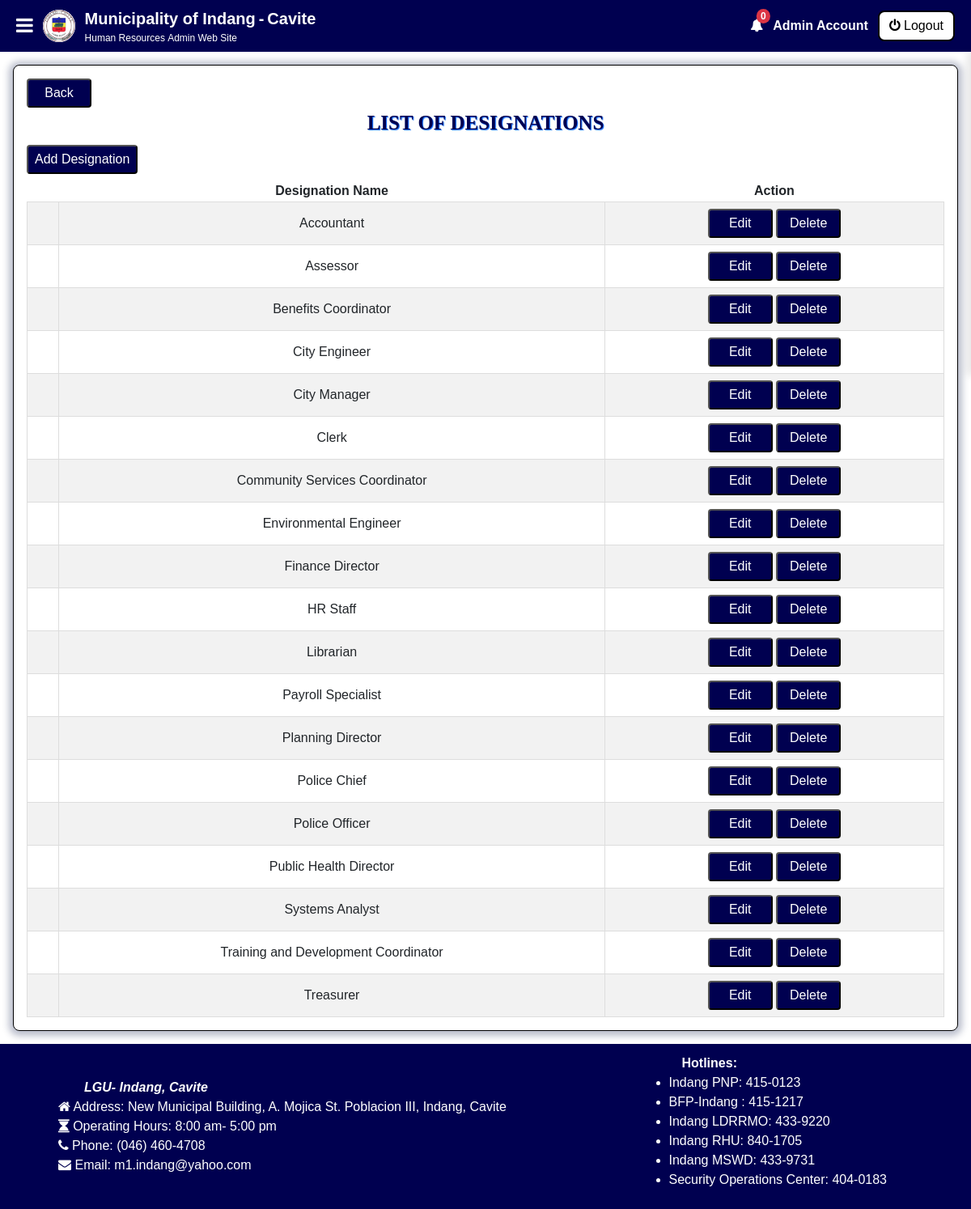
Screenshot of /admin/data-management/designation/index.php (signed in) with the database file from the repository.
### tables this page shows
CREATE TABLE `tbl_useraccounts` (
  `account_id` int(11) NOT NULL,
  `employee_id` varchar(255) NOT NULL,
  `role` varchar(255) NOT NULL,
  `email` varchar(255) NOT NULL,
  `password` varchar(255) NOT NULL,
  `photoURL` varchar(255) NOT NULL,
  `firstName` varchar(255) NOT NULL,
  `middleName` varchar(255) NOT NULL,
  `lastName` varchar(255) NOT NULL,
  `suffix` varchar(255) NOT NULL,
  `birthdate` date NOT NULL,
  `sex` varchar(255) NOT NULL,
  `civilStatus` varchar(255) NOT NULL,
  `department` varchar(255) NOT NULL,
  `jobPosition` varchar(255) NOT NULL,
  `status` varchar(50) NOT NULL,
  `dateStarted` date NOT NULL,
  `dateCreated` timestamp NOT NULL DEFAULT current_timestamp(),
  `reasonForStatus` varchar(255) NOT NULL,
  `archive` varchar(50) NOT NULL
);

CREATE TABLE `tbl_designations` (
  `designation_id` int(255) NOT NULL,
  `designationName` varchar(150) NOT NULL,
  `designationDescription` varchar(255) NOT NULL,
  `dateLastModified` timestamp NOT NULL DEFAULT current_timestamp() ON UPDATE current_timestamp(),
  `dateCreated` date NOT NULL,
  `archive` varchar(50) NOT NULL
);

### constants/routes.php (called while the page is built, shortened)
<?php
$webhostpage = '/www.indang-municipal-hr.com.ph';
$action_delete_designation = $webhostpage . '/actions/deleteDesignation.php';
$assets_logo_png = $webhostpage . '/assets/images/indang-logo.png';
$assets_bootstrap_vcss = $webhostpage . '/assets/bootstrap-5.0.2-dist/css/bootstrap.min.css';
$assets_bootstrap_css = $webhostpage . '/assets/bootstrap/dist/css/bootstrap.min.css';
$assets_fontawesome = $webhostpage . '/assets/font-awesome/css/font-awesome.min.css';
$assets_css_styles = $webhostpage . '/assets/css/style.css';
$assets_datatable_css = $webhostpage . '/assets/datatables/datatables.min.css';
$assets_datatable_bootstrap = $webhostpage . '/assets/datatables/DataTables-1.13.7/css/dataTables.bootstrap.css';
$assets_datatable_css_select = $webhostpage . '/assets/datatables/jquery-datatables-checkboxes-1.2.12/css/dataTables.checkboxes.css';
$assets_toastify_css = $webhostpage . '/assets/toastify/toastify.css';
$location_admin_datamanagement = $webhostpage . '/admin/data-management';
?>

### constants/globalVariable.php (called while the page is built, shortened)
<?php
function getAllDesignationsWithInfo()
{
    global $database;
    $designations = [];
    $fetchAllDesignationsQuery = "  SELECT
                                        d.*,
                                        (SELECT COUNT(*)
                                            FROM tbl_useraccounts ua
                                            WHERE ua.jobPosition = d.designation_id
                                            AND UPPER(ua.archive) != 'DELETED') AS designationCount
                                    FROM
                                        tbl_designations d
                                    WHERE
                                        UPPER(d.archive) != 'DELETED'
                                    ORDER BY
                                        d.designationName;";
    $fetchAllDesignationsResult = $database->query($fetchAllDesignationsQuery);
    if ($fetchAllDesignationsResult->num_rows > 0) {
        while ($designationData = $fetchAllDesignationsResult->fetch_assoc()) {
            $designations[] = $designationData;
        }
    }
    return $designations;
}
?>

### admin/data-management/designation/index.php (the view, shortened to what this page needs)
<?php
include ("../../../constants/routes.php");
$designations = getAllDesignationsWithInfo();
?>
<!DOCTYPE html>
<html lang="en">
<head>
    <link rel="stylesheet" href="<?php echo $assets_bootstrap_vcss; ?>">
    <link rel="stylesheet" href="<?php echo $assets_bootstrap_css; ?>">
    <link rel='stylesheet' href="<?php echo $assets_fontawesome; ?>">
    <link rel="stylesheet" href="<?php echo $assets_toastify_css; ?>">
    <link rel="stylesheet" href="<?php echo $assets_datatable_css; ?>">
    <link rel="stylesheet" href="<?php echo $assets_datatable_css_select; ?>">
    <link rel="stylesheet" href="<?php echo $assets_datatable_bootstrap; ?>">
    <link rel="stylesheet" href="<?php echo $assets_css_styles; ?>">
</head>
<body class="webpage-background-cover-admin">
    <div>
        <?php include ($components_file_topnav) ?>
    </div>
    <div class="page-container">
        <div class="page-content">
            <div class="box-container">
                <div>
                    <a href="<?php echo $location_admin_datamanagement; ?>"><button
                            class="custom-regular-button">Back</button></a>
                    <div class="title-text">List of Designations</div>
                </div>
                <form method="POST" action="<?php echo $action_delete_designation; ?>">
                    <div class="button-container mb-2">
                        <button type="button" class="custom-regular-button" data-toggle="modal"
                            data-target="#addDesignation">
                            Add Designation
                        </button>
                    </div>
                    <table id="designations" class="text-center hover table-striped cell-border order-column"
                        style="width:100%">
                        <thead>
                            <tr>
                                <th></th>
                                <th>Designation Name</th>
                                <th>Action</th>
                            </tr>
                        </thead>
                        <tbody>
                            <?php
                            if (!empty($designations)) {
                                foreach ($designations as $row) {
                                    ?>
                                    <tr>
                                        <td>
                                        </td>
                                        <td title="<?php echo $row['designationDescription']; ?>">
                                            <?php echo $row['designationName']; ?>
                                        </td>
                                        <td>
                                            <button type="button" class="custom-regular-button editDesignationButton"
                                                data-toggle="modal" data-target="#editDesignation"
                                                data-designation-id="<?php echo $row['designation_id']; ?>"
                                                data-designation-name="<?php echo $row['designationName']; ?>"
                                                data-designation-description="<?php echo $row['designationDescription']; ?>">
                                                Edit
                                            </button>
                                            <button type="button" class="custom-regular-button deleteDesignationButton"
                                                data-toggle="modal" data-target="#deleteDesignation"
                                                data-designation-id="<?php echo $row['designation_id']; ?>"
                                                data-designation-name="<?php echo $row['designationName']; ?>"
                                                data-designation-count="<?php echo $row['designationCount']; ?>">
                                                Delete
                                            </button>
                                        </td>
                                    </tr>
                                    <?php
                                }
                            }
                            ?>
                        </tbody>
                    </table>
                </form>
            </div>
        </div>
    </div>
    <div>
    </div>
</body>
</html>

### components/topnavigation.php (shortened to what this page needs)
<?php
$employeeUserName = [];
if (isset($_SESSION['employeeId'])) {
    $employeeId = $database->real_escape_string($_SESSION['employeeId']);
    $UserNamequery = "SELECT firstName, lastName FROM tbl_useraccounts WHERE employee_Id = ?";
    $stmtUserName = $database->prepare($UserNamequery);
    if ($stmtUserName) {
        $stmtUserName->bind_param("s", $employeeId);
        $stmtUserName->execute();
        $userResult = $stmtUserName->get_result();
        if ($userResult->num_rows > 0) {
            $employeeUserName = $userResult->fetch_assoc();
        }
    } else {
    }
}
?>
<nav id="top-nav" class="top-nav-container">
    <div class='top-nav-content'>
        <div id="menu-toggle" onclick="toggleMenu()" class='top-nav-menu-button'>
            <i class="fa fa-bars" aria-hidden="true"></i>
        </div>
        <div class="logo-container">
            <img src="<?php echo $assets_logo_png; ?>" alt="Web Page Logo" class="small-web-logo">
        </div>
        <div class="top-nav-head-content">
            <div class="top-nav-title-content top-nav-title">
                <div>Municipality of Indang</div>
                <div class="top-nav-title-content-props">-</div>
                <div>Cavite</div>
            </div>
            <div class="top-nav-section">
                <div class="top-nav-section-medium">
                    Human Resources
                </div>
                <div>
                    <?php
                    if ($_SESSION["role"] == 'Admin') {
                        echo "Admin";
                    } else if ($_SESSION["role"] == 'Staff') {
                        echo "Staff";
                    } else {
                        echo "Employee";
                    }
                    ?>
                    Web Site
                </div>
            </div>
        </div>
    </div>
    <div class="top-nav-content">
        <div id="notification-menu" class="position-relative clickable-element toggle-notification">
            <i class="fa fa-bell text-white"></i>
            <span id="notifCount"
                class="position-absolute top-0 start-100 translate-middle badge rounded-pill bg-danger">
                0
            </span>
        </div>
        <div class="top-nav-username text-truncate">
            <?php
            if (isset($_SESSION['employeeId']) && !empty($employeeUserName)) {
                echo htmlspecialchars($employeeUserName['firstName'] . " " . $employeeUserName['lastName'], ENT_QUOTES, 'UTF-8');
            } else {
                echo 'Username';
            }
            ?>
        </div>
        <form method="post">
            <button type="submit" name="logout" class="top-nav-logout-button">
                <i class="fa fa-power-off" aria-hidden="true"></i> <span class="top-nav-logout-text">Logout</span>
            </button>
        </form>
    </div>
</nav>

### assets/css/style.css (style rules this page uses)
:root { --webcolor: rgb(0, 0, 80); --webcolorlight: rgb(0, 100, 255); --webcolorheavy: rgb(0, 175, 255); --webtextcolor: white; --favcolor: #ffc107; --favcolorheavy: darkgoldenrod; --containercolor: white; --containersuitcolor: rgba(0, 0, 80, 1); }
a { text-decoration: none; color: inherit; cursor: pointer; }
body { font-family: 'Arial', sans-serif; -webkit-font-smoothing: antialiased; -moz-osx-font-smoothing: grayscale; width: 100%; margin: 0; padding: 0; }
body.webpage-background-cover-admin { background-image: url('../images/bg-indang-admin.png'); background-size: cover; background-repeat: no-repeat; background-attachment: fixed; background-position: center; overflow: auto; }
.small-web-logo { width: 2.5rem; height: 2.5rem; background-color: white; border-radius: 50%; }
.title-text { text-align: center; font-family: 'Times New Roman', serif; font-size: 25px; font-weight: bold; text-shadow: 1px 1px 1px var(--webcolorlight); color: var(--webcolor); text-transform: uppercase; padding: 0px; margin: 0px; cursor: default; }
.page-container { width: 100%; padding: 0px; margin: 0px; min-height: 100vh; overflow: auto; }
.page-content { width: 100%; padding: 0rem; }
.box-container { display: flex; flex-direction: column; height: fit-content; margin: 1rem; padding: 1rem; background-color: var(--containercolor); box-shadow: 0 1px 8px 5px rgba(23, 37, 84, 0.3); border: 1px solid black; border-radius: 0.5rem; gap: 0.5rem; }
.button-container { display: flex; flex-direction: row; gap: 0.5rem; }
.table-extend th, td { border: 1px solid #ddd; padding: 8px; text-align: center; vertical-align: middle; }
.custom-regular-button { padding: 0.25rem 0.5rem; border-radius: 0.25rem; background-color: var(--webcolor); color: var(--webtextcolor); text-decoration: none; transition: 0.2s; min-width: 5rem; min-height: 36px; }
.top-nav-container { height: 64px; width: 100%; background-color: var(--webcolor); display: flex; flex-direction: row; align-items: center; top: 0; z-index: 50; padding-top: 0.5rem; padding-bottom: 0.5rem; padding-left: 1.25rem; padding-right: 1.25rem; justify-content: space-between; overflow: hidden; gap: 0.5rem; }
.top-nav-content { display: flex; flex-direction: row; align-items: center; gap: 0.75rem; }
.top-nav-menu-button { color: var(--webtextcolor); font-weight: 500; font-size: 1.5rem; cursor: pointer; }
.top-nav-head-content { display: flex; flex-direction: column; align-items: start; cursor: default; }
.top-nav-title-content { display: flex; flex-direction: row; align-items: start; gap: 0.25rem; }
.top-nav-title-content-props { display: inline-block; }
.top-nav-title { color: var(--webtextcolor); font-weight: 700; font-size: 1.25rem; }
.top-nav-section { display: flex; flex-direction: row; gap: 0.2rem; color: var(--webtextcolor); font-weight: 400; font-size: 0.75rem; }
.top-nav-username { color: var(--webtextcolor); font-weight: 700; cursor: default; max-width: 12rem; }
.top-nav-logout-button { border: 2px solid black; border-radius: 8px; background-color: white; padding: 5px 12px; color: black; cursor: pointer; }
.top-nav-logout-text { display: inline-block; }
.clickable-element { cursor: pointer; }

### rows the page displays
tbl_useraccounts: firstName+lastName "Admin Account"
tbl_designations: designationName "Accountant"
tbl_designations: designationName "Assessor"
tbl_designations: designationName "Benefits Coordinator"
tbl_designations: designationName "City Engineer"
tbl_designations: designationName "City Manager"
tbl_designations: designationName "Clerk"
tbl_designations: designationName "Community Services Coordinator"
tbl_designations: designationName "Environmental Engineer"
tbl_designations: designationName "Finance Director"
tbl_designations: designationName "HR Staff"
tbl_designations: designationName "Librarian"
tbl_designations: designationName "Payroll Specialist"
tbl_designations: designationName "Planning Director"
tbl_designations: designationName "Police Chief"
tbl_designations: designationName "Police Officer"
tbl_designations: designationName "Public Health Director"
tbl_designations: designationName "Systems Analyst"
tbl_designations: designationName "Training and Development Coordinator"
tbl_designations: designationName "Treasurer"
